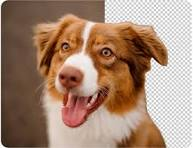
%> input picture images.jpeg, 193 x 148 px
$ octave test1.m   (GNU Octave 9; MATLAB toolbox functions it lacks are replaced by stand-ins)
%> lines starting %> are read from the running program, lines starting %| are printed output that depends on the picture
clear;
clc;
close all;

img = imread("images.jpeg");
%> img is the input picture: size 148x193x3 uint8; mean R, G, B 165.3, 135.1, 115.1

if (ndims(img) == 3)
   img = rgb2gray(img);
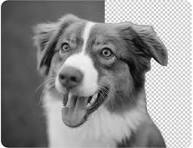
%> img: size 148x193 uint8; min 7, max 255, mean 141.9
end

img = double(img) / 255; %Normalização
%> img: size 148x193 double

img0 = img;

h = [1 1 1; 1 1 1; 1 1 1];

% ====================== Processamento do Filtro h ========================
% Dimensões do Filtro h
ysize_h = size(h,1);
xsize_h = size(h,2);

% Cálculo do SVD
[U, S, V] = svd(h);

% Contagem de Elementos Singulares Não Nulos (Maiores que um Threshold)
num_nonzero = sum(abs(diag(S)) > 1e-10);


% ================= Convolução do Filtro h e Imagem img0 ==================
% Dimensões da Imagem img0
ysize_img0 = size(img0,1);
%> ysize_img0 = 148
xsize_img0 = size(img0,2);
%> xsize_img0 = 193

% Padding da Imagem img0
img0_bord = padarray(img0,floor([ysize_h/2 xsize_h/2]),'replicate','both');
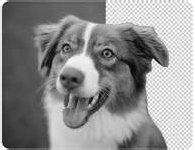
%> img0_bord: size 150x195 double; min 0.0275, max 1, mean 0.561

% Convolução da Imagem img0
if num_nonzero == 1 % --> Se Filtro h Separável ---------------------------

    disp('É separável');

    % Inicialização da Imagem img_conv_h e img_conv_hv
    img_conv_h = zeros(ysize_img0,xsize_img0);
    img_conv_hv = zeros(ysize_img0,xsize_img0);

    % Extração das Matrizes Unidimensionais h_vert e h_hori
    h_hori = sqrt(S(1,1)) * V(:,1)';
    h_vert = sqrt(S(1,1)) * U(:,1);

    % Replicação da Matrizes Unidimensionais h_vert
    h_hori_rep = repmat(h_hori,size(img0,1),1);
    % Convolução Horizontal
    for i=1:xsize_img0
        img_conv_h(:,i) = sum(h_hori_rep.*img0_bord(1+floor(ysize_h/2):floor(ysize_h/2)+ysize_img0,i:i+xsize_h-1),2); % 1=ysize_h/2
    end
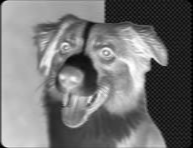
%> img_conv_h: size 148x193 double; min -3, max -0.106, mean -1.67; drawn with min black and max white


    % Replicação da Matrizes Convolução Horizontal
    img_conv_h_bord = padarray(img_conv_h,floor([ysize_h/2 xsize_h/2]),'replicate','both');
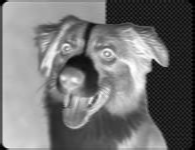
%> img_conv_h_bord: size 150x195 double; min -3, max -0.106, mean -1.68; drawn with min black and max white

    % Replicação da Matrizes Unidimensionais h_hori
    h_vert_rep = repmat(h_vert,1,size(img_conv_h,2));
    % Convolução Vertical
    for i=1:ysize_img0
        img_conv_hv(i,:) = sum(h_vert_rep.*img_conv_h_bord(i:i+ysize_h-1,1+floor(xsize_h/2):floor(xsize_h/2)+xsize_img0),1);% 1=xsize_h/2
    end
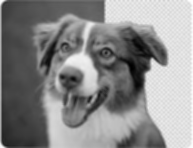
%> img_conv_hv: size 148x193 double; min 0.329, max 8.97, mean 5.01; drawn with min black and max white

    % Resultado Final da Convolução
    imagem_final = img_conv_hv;


else    % --> Se Filtro h Não Separável -----------------------------------

    disp('Não é separável');

    % Inicialização da Imagem img_conv
    img_conv = zeros(ysize_img0,xsize_img0);

    % Convolução Vertical e Horizontal
    for i=1:ysize_img0
        for j=1:xsize_img0
            img_conv(i,j) = sum(h.*img0_bord(i:i+ysize_h-1,j:j+xsize_h2-1),'all');
        end
    end

    % Resultado Final da Convolução
    imagem_final = img_conv;


end

$ run again, with WhatsApp Image 2024-03-08 at 20.07.37.jpeg copied over images.jpeg
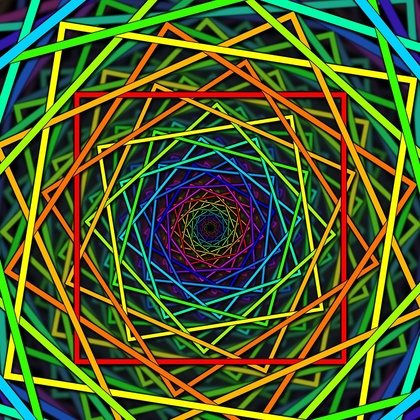
%> input picture WhatsApp Image 2024-03-08 at 20.07.37.jpeg, 420 x 420 px, shrunk from 1600 x 1600 before the run
%> img is the input picture: size 420x420x3 uint8; mean R, G, B 73.1, 93.1, 41.4
%> after the loop `for i=1:xsize_img0`:
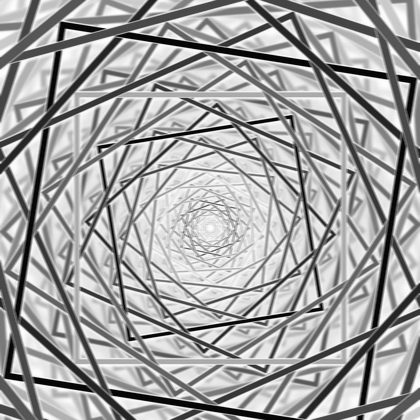
%> img_conv_h: size 420x420 double; min -2.71, max -0.00392, mean -0.956; drawn with min black and max white
%> after the loop `for i=1:ysize_img0`:
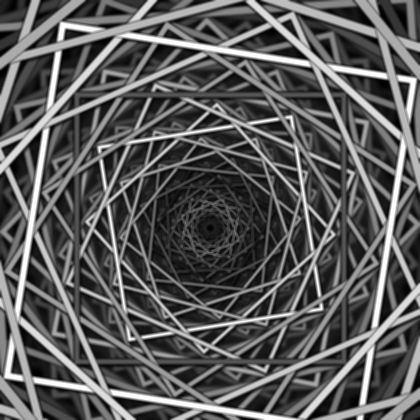
%> img_conv_hv: size 420x420 double; min 0.0314, max 7.98, mean 2.87; drawn with min black and max white
